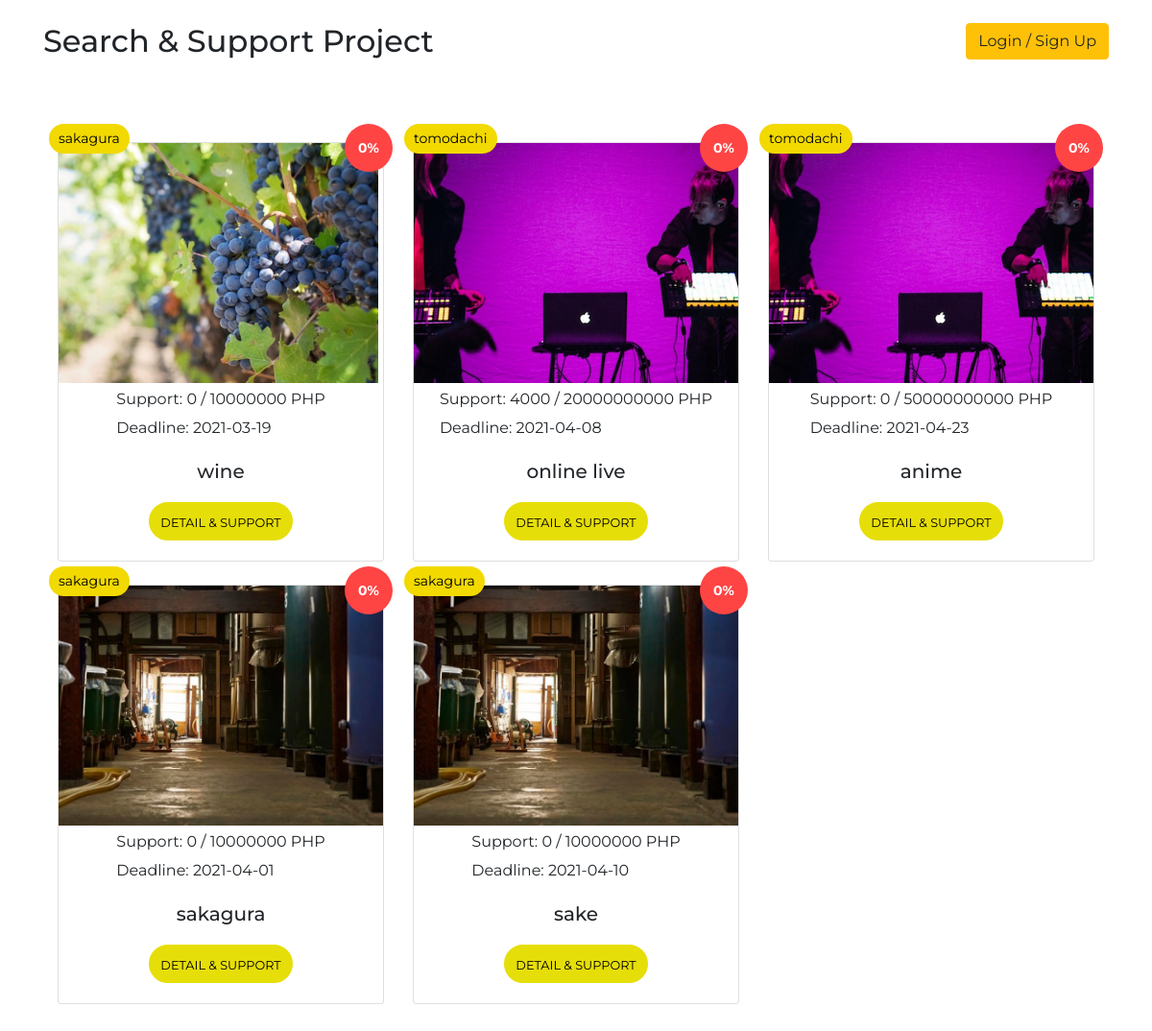
The page /pj_read.php on the database its author committed.
### tables this page shows
CREATE TABLE `project` (
  `project_id` int(11) NOT NULL,
  `user_id` int(11) NOT NULL,
  `total_support` varchar(100) DEFAULT NULL,
  `deadline` date DEFAULT NULL,
  `tytle` varchar(100) NOT NULL,
  `company_name` varchar(100) NOT NULL,
  `company_url` varchar(100) DEFAULT NULL,
  `category` varchar(100) DEFAULT NULL,
  `project_img` varchar(100) DEFAULT NULL,
  `movie_url` varchar(255) DEFAULT NULL,
  `message` text,
  `return_support` varchar(100) DEFAULT NULL,
  `return_product` varchar(255) DEFAULT NULL,
  `return_discription` text,
  `return_date` varchar(100) DEFAULT NULL,
  `return_img` varchar(255) DEFAULT NULL,
  `pj_date_added` timestamp NOT NULL DEFAULT CURRENT_TIMESTAMP
);

### classes/Database.php (called while the page is built, shortened)
<?php
    class Database{
        private $servername='us-cdbr-east-04.cleardb.com';
        private $username='b185b47a594a3b';
        private $password='dee1e978';
        private $db_name='heroku_23d4a01d829b1a3';
        public function __construct(){
            $this->conn = new mysqli(
                $this->servername,
                $this->username,
                $this->password,
                $this->db_name
            );
            if($this->conn == TRUE){
                return $this->conn;
            } else{
                die('ERROR '.$this->conn->connect_error);
            }
        }
    }
?>

### profile_action.php (called while the page is built, shortened)
<?php
    include 'classes/Profile.php';
    $profileObj = new Profile;
?>

### classes/Profile.php (called while the page is built, shortened)
<?php
    include 'Database.php';
    class Profile extends Database{
        public function read_project(){
            $sql = "SELECT * FROM project";
            $result = $this->conn->query($sql);
            if($result->num_rows > 0){
                $container = array();
                while($row = $result->fetch_assoc()){
                    $container[] = $row;
                }
                return $container;
            }else{
                return FALSE;
            }
        }
        public function total_project_support($project_id){
            $sql = "SELECT sum(CAST(p_price AS UNSIGNED))AS tp_support FROM payment WHERE project_id = '$project_id'";
            $result = $this->conn->query($sql);
            if($result == FALSE){
               return FALSE;
            }else{
                return $result->fetch_assoc();
            }
        }
    }
?>

### pj_read.php (the view, shortened to what this page needs)
<?php
    include 'profile_action.php';
    $project_list = $profileObj->read_project();
?>
<!doctype html>
<html lang="en">
  <head>
    <link rel="stylesheet" href="https://stackpath.bootstrapcdn.com/bootstrap/4.3.1/css/bootstrap.min.css">
  </head>
  <body>
  <div class="container">
    <br>
    <h2>Search & Support Project
        <?php if(isset($_SESSION['user_id'])){
            $user_id = $_SESSION['user_id'];
            $get_profile = $profileObj->get_profile($user_id); ?>
        <a href="profile_read.php" class="btn btn-info float-right">Go back to your user page</a>
        <p class="small float-right mx-2 text-muted">Welcome, <?php echo $get_profile['first_name'] ?> <?php echo $get_profile['last_name'] ?> !</p>
        <?php }else{ ?>
        <a href="index.php" class="btn btn-warning float-right">Login / Sign Up</a>
        <?php } ?>
    </h2>
	<br>
	<div class="row" id="ads">
    <?php foreach($project_list as $row):
        $project_id = $row['project_id'];
        $total_project_support = $profileObj->total_project_support($project_id);
        $tp_ratio = round($total_project_support['tp_support'] / $row['total_support'] * 100, 1);
    ?>
    <div class="col-md-4 mt-4">
        <div class="card rounded">
            <div class="card-image">
                <span class="card-notify-badge"><?php echo $row['company_name'] ?></span>
                <span class="card-notify-year">
                    <strong>
                        <?php if($total_project_support['tp_support']==FALSE){echo "0%";}else{echo $tp_ratio. "%" ;} ?>
                    </strong>
                </span>
                <img class="img-fluid" src="project_img/<?php echo $row['project_img'] ?>" alt="Alternate Text" style="height:250px; width:auto; object-fit:cover;">
            </div>
            <div class="card-image-overlay m-auto">
                <small>
                    Support: <?php if($total_project_support['tp_support']==false){echo "0";}else{echo $total_project_support['tp_support'];} ?> / <?php echo $row['total_support'] ?> PHP
                </small><br>
                <small>Deadline: <?php echo $row['deadline'] ?></small>
            </div>
            <div class="card-body text-center">
                <h5><?php echo $row['tytle'] ?></h5>
                <a class="ad-btn" href="pj_detail.php?project_id=<?php echo $project_id ?>"><small>Detail & Support</small></a>
            </div>
        </div>
    </div>
    <?php endforeach; ?>
</div>
  </body>
</html>

### pj_read.php (style rules this page uses)
body { font-family: 'Montserrat', sans-serif; }
#ads { margin: 30px 0 30px 0; }
#ads .card-notify-badge { position: absolute; left: -10px; top: -20px; background: #f2d900; text-align: center; border-radius: 30px 30px 30px 30px; color: #000; padding: 5px 10px; font-size: 14px; }
#ads .card-notify-year { position: absolute; right: -10px; top: -20px; background: #ff4444; border-radius: 50%; text-align: center; color: #fff; font-size: 14px; width: 50px; height: 50px; padding: 15px 0 0 0; }
#ads .card-image-overlay { font-size: 20px; }
#ads .ad-btn { text-transform: uppercase; width: 150px; height: 40px; border-radius: 80px; font-size: 16px; line-height: 35px; text-align: center; border: 3px solid #e6de08; display: block; text-decoration: none; margin: 20px auto 1px auto; color: #000; overflow: hidden; position: relative; background-color: #e6de08; }

### rows shown on the page
project: company_name "sakagura", shows "0%", project_img (picture), total_support "10000000", deadline "2021-03-19", tytle "wine"
project: company_name "tomodachi", tp_ratio "0", project_img (picture), tp_support "4000", total_support "20000000000", deadline "2021-04-08", tytle "online live"
project: company_name "tomodachi", shows "0%", project_img (picture), total_support "50000000000", deadline "2021-04-23", tytle "anime"
project: company_name "sakagura", shows "0%", project_img (picture), total_support "10000000", deadline "2021-04-01", tytle "sakagura"
project: company_name "sakagura", shows "0%", project_img (picture), total_support "10000000", deadline "2021-04-10", tytle "sake"
